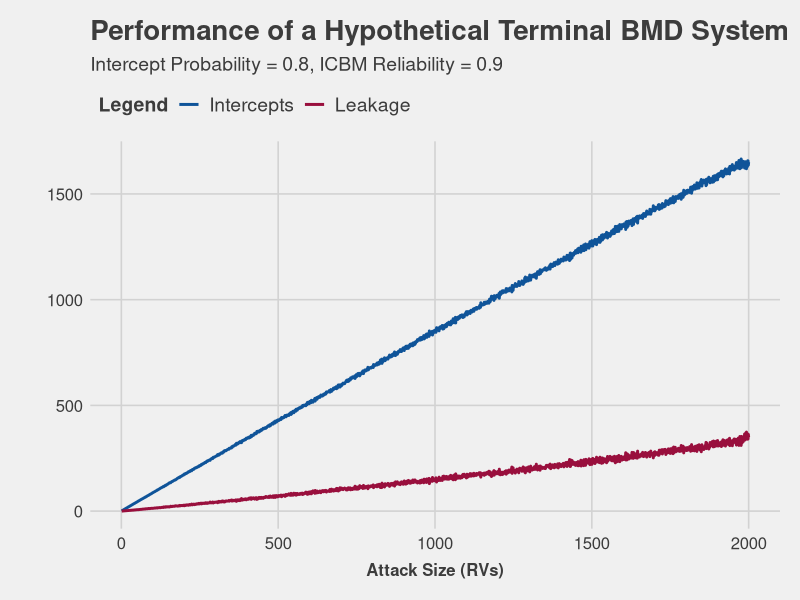
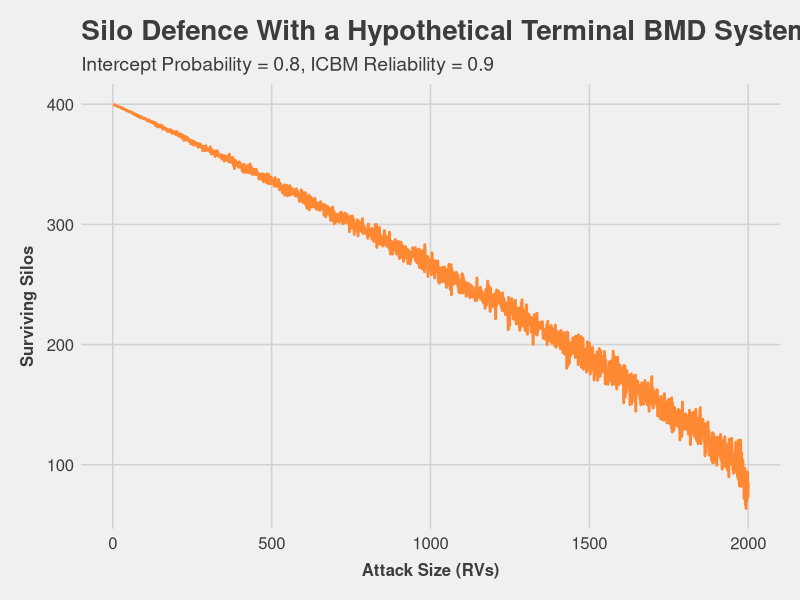
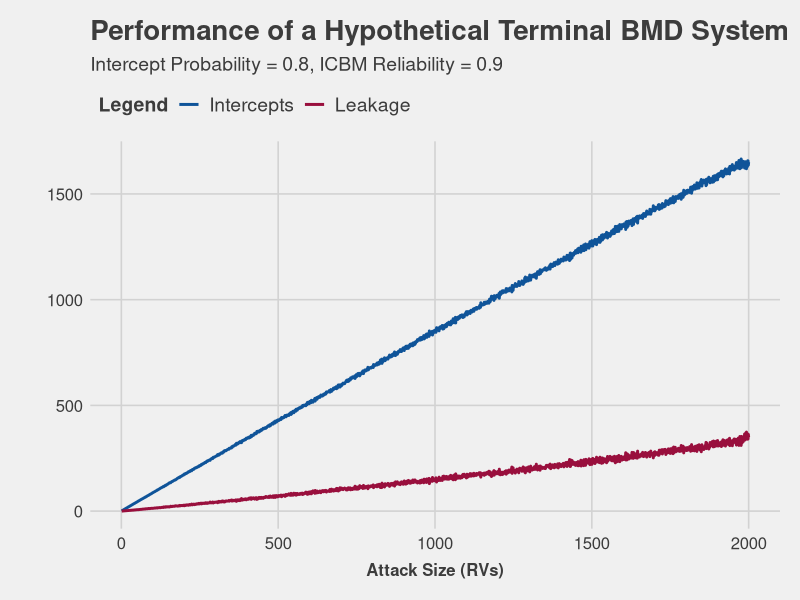
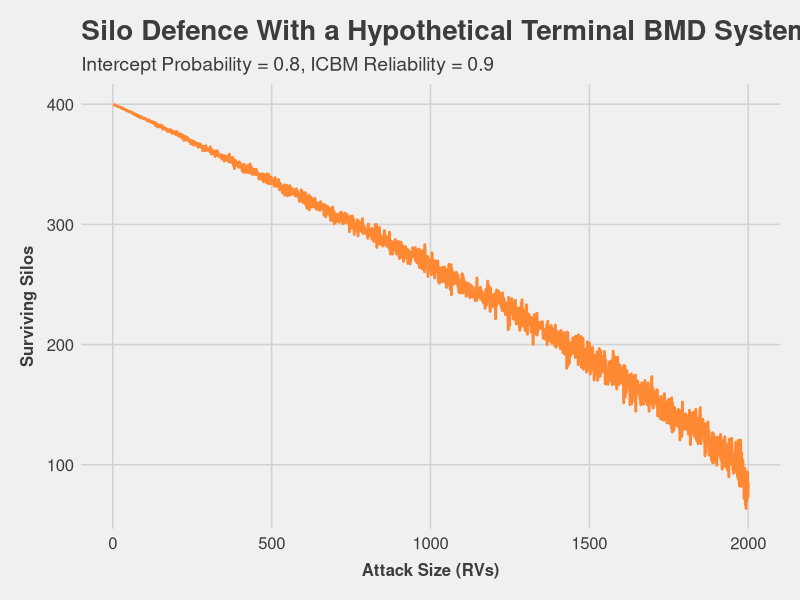

R code for these plots, in order:
library(ggplot2)
library(ggthemes)
library(dplyr)
set.seed(123)

# Extra tweaks for plotting
plot_theme <- theme(
    plot.title = element_text(
        size = 20, face = "bold", hjust = 0,
        margin = margin(b = 0.25, unit = "cm")),
    plot.subtitle = element_text(
        size = 14, hjust = 0),
    axis.title.x = element_text(
        size = 12, face = "bold", angle = 0,
        margin = margin(t = 0.25, unit = "cm")),
    axis.title.y = element_text(
        size = 12, face = "bold", angle = 90,
        margin = margin(r = 0.25, unit = "cm")),
    axis.text = element_text(
        size = 12),
    legend.title = element_text(
        size = 14, face = "bold"),
    legend.text = element_text(
        size = 14),
    legend.position = "top",
    legend.justification = "left"
)

# Terminal defence
terminal_defence <- function(intercept, p_k, silos, attack_size) { # nolint
    # Generate sequence of decreasing probabilities
    probs <- rnorm(attack_size, intercept, 0.01) %>%
        sort(decreasing = TRUE)

    # Pre-allocate space
    intercepted <- double(length = attack_size)
    leakage <- double(length = attack_size)
    surviving_silos <- double(length = attack_size) # nolint

    # Simulate the attack
    for (i in 1:attack_size) { # nolint
        intercept_prob <- rnorm(1, probs[i], 0.005)
        intercepted[i] <- i * intercept_prob
        leakage[i] <- i * (1 - intercept_prob)
        surviving_silos[i] <- silos - leakage[i] * p_k
    }
    results <- tibble( # nolint
        rvs = seq(1, attack_size),
        intercepts = intercepted,
        leakage = leakage,
        survival = surviving_silos)
}

terminal_perf <- terminal_defence(0.85, 0.9, 400, 2000)

colours <- c("Intercepts" = "#0F5499", "Leakage" = "#990F3D")

terminal_perf_chart <- ggplot(
    data = terminal_perf,
    aes(x = rvs)
) +
    geom_line(
        aes(y = intercepts, color = "Intercepts"),
        linewidth = 1.0
) +
    geom_line(
        aes(y = leakage, color = "Leakage"),
        linewidth = 1.0
) +
    labs(
        x = "Attack Size (RVs)",
        y = "",
        title = "Performance of a Hypothetical Terminal BMD System",
        subtitle = "Intercept Probability = 0.8, ICBM Reliability = 0.9",
        color = "Legend"
) +
    scale_color_manual(
        values = colours
) +
    theme_fivethirtyeight() +
    plot_theme

print(terminal_perf_chart)

terminal_silos_chart <- ggplot(
    data = terminal_perf,
    aes(x = rvs, y = survival)
) +
    geom_line(
        colour = "#FF8833",
        linewidth = 1.0
) +
    labs(
        x = "Attack Size (RVs)",
        y = "Surviving Silos",
        title = "Silo Defence With a Hypothetical Terminal BMD System",
        subtitle = "Intercept Probability = 0.8, ICBM Reliability = 0.9"
) +
    theme_fivethirtyeight() +
    plot_theme

print(terminal_silos_chart)

ggsave(
    "terminal_perf.png",
    terminal_perf_chart,
    device = "png",
    path = "~/documents/coding/R/missile-defence/assets"
)

ggsave(
    "terminal_silos.png",
    terminal_silos_chart,
    device = "png",
    path = "~/documents/coding/R/missile-defence/assets"
)